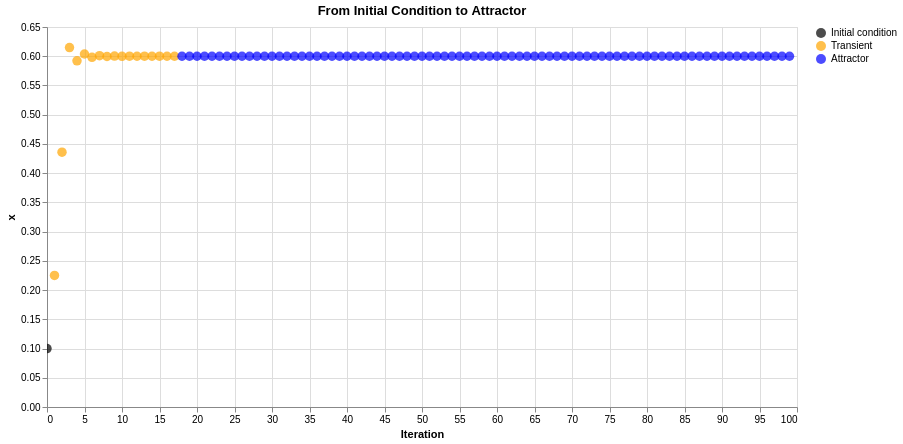

Source (notebook cell):
### Code cell
import altair as alt

chart = alt.Chart(df_plot).mark_point(
    filled=True,
    size=90
).encode(
    x=alt.X(
        't:Q',
        title='Iteration'
    ),
    y=alt.Y(
        'x_it:Q',
        title='x'
    ),
    color=alt.Color(
        'stage:N',
        title=None,
        scale=alt.Scale(
            domain=[
                'Initial condition',
                'Transient',
                'Attractor'
            ],
            range=[
                'black',
                'orange',
                'blue'
            ]
        )
    ),
    tooltip=[
        alt.Tooltip('t:Q', title='Iteration'),
        alt.Tooltip('x_it:Q', title='x', format='.6f'),
        alt.Tooltip('stage:N', title='Stage')
    ]
).properties(
    width=750,
    height=380,
    title='From Initial Condition to Attractor'
).interactive()

chart

### Figure 1 — Vega-Lite specification as saved in the notebook (floating-point values rounded to 4 significant figures)
{"config": {"view": {"continuousWidth": 300, "continuousHeight": 300}}, "data": {"name": "data-56221d27d91c170955c184c7a7d5db52"}, "mark": {"type": "point", "filled": true, "size": 90}, "encoding": {"color": {"field": "stage", "scale": {"domain": ["Initial condition", "Transient", "Attractor"], "range": ["black", "orange", "blue"]}, "title": null, "type": "nominal"}, "tooltip": [{"field": "t", "title": "Iteration", "type": "quantitative"}, {"field": "x_it", "format": ".6f", "title": "x", "type": "quantitative"}, {"field": "stage", "title": "Stage", "type": "nominal"}], "x": {"field": "t", "title": "Iteration", "type": "quantitative"}, "y": {"field": "x_it", "title": "x", "type": "quantitative"}}, "height": 380, "params": [{"name": "param_6", "select": {"type": "interval", "encodings": ["x", "y"]}, "bind": "scales"}], "title": "From Initial Condition to Attractor", "width": 750, "$schema": "https://vega.github.io/schema/vega-lite/v5.20.1.json", "datasets": {"data-56221d27d91c170955c184c7a7d5db52": [{"t": 0, "x_t": 0.0, "x_next": 0.0, "x_it": 0.1, "x_it_next": 0.225, "change": 0.125, "stage": "Initial condition"}, {"t": 1, "x_t": 0.0101, "x_next": 0.025, "x_it": 0.225, "x_it_next": 0.4359, "change": 0.2109, "stage": "Transient"}, {"t": 2, "x_t": 0.0202, "x_next": 0.04948, "x_it": 0.4359, "x_it_next": 0.6147, "change": 0.1788, "stage": "Transient"}, {"t": 3, "x_t": 0.0303, "x_next": 0.07346, "x_it": 0.6147, "x_it_next": 0.5921, "change": 0.02265, "stage": "Transient"}, {"t": 4, "x_t": 0.0404, "x_next": 0.09693, "x_it": 0.5921, "x_it_next": 0.6038, "change": 0.01171, "stage": "Transient"}, {"t": 5, "x_t": 0.05051, "x_next": 0.1199, "x_it": 0.6038, "x_it_next": 0.5981, "change": 0.005736, "stage": "Transient"}, {"t": 6, "x_t": 0.06061, "x_next": 0.1423, "x_it": 0.5981, "x_it_next": 0.601, "change": 0.002895, "stage": "Transient"}, {"t": 7, "x_t": 0.07071, "x_next": 0.1643, "x_it": 0.601, "x_it_next": 0.5995, "change": 0.00144, "stage": "Transient"}, {"t": 8, "x_t": 0.08081, "x_next": 0.1857, "x_it": 0.5995, "x_it_next": 0.6002, "change": 0.0007219, "stage": "Transient"}, {"t": 9, "x_t": 0.09091, "x_next": 0.2066, "x_it": 0.6002, "x_it_next": 0.5999, "change": 0.0003605, "stage": "Transient"}, {"t": 10, "x_t": 0.101, "x_next": 0.227, "x_it": 0.5999, "x_it_next": 0.6001, "change": 0.0001804, "stage": "Transient"}, {"t": 11, "x_t": 0.1111, "x_next": 0.2469, "x_it": 0.6001, "x_it_next": 0.6, "change": 9.015e-05, "stage": "Transient"}, {"t": 12, "x_t": 0.1212, "x_next": 0.2663, "x_it": 0.6, "x_it_next": 0.6, "change": 4.508e-05, "stage": "Transient"}, {"t": 13, "x_t": 0.1313, "x_next": 0.2852, "x_it": 0.6, "x_it_next": 0.6, "change": 2.254e-05, "stage": "Transient"}, {"t": 14, "x_t": 0.1414, "x_next": 0.3035, "x_it": 0.6, "x_it_next": 0.6, "change": 1.127e-05, "stage": "Transient"}, {"t": 15, "x_t": 0.1515, "x_next": 0.3214, "x_it": 0.6, "x_it_next": 0.6, "change": 5.635e-06, "stage": "Transient"}, {"t": 16, "x_t": 0.1616, "x_next": 0.3387, "x_it": 0.6, "x_it_next": 0.6, "change": 2.818e-06, "stage": "Transient"}, {"t": 17, "x_t": 0.1717, "x_next": 0.3556, "x_it": 0.6, "x_it_next": 0.6, "change": 1.409e-06, "stage": "Transient"}, {"t": 18, "x_t": 0.1818, "x_next": 0.3719, "x_it": 0.6, "x_it_next": 0.6, "change": 7.044e-07, "stage": "Attractor"}, {"t": 19, "x_t": 0.1919, "x_next": 0.3877, "x_it": 0.6, "x_it_next": 0.6, "change": 3.522e-07, "stage": "Attractor"}, {"t": 20, "x_t": 0.202, "x_next": 0.403, "x_it": 0.6, "x_it_next": 0.6, "change": 1.761e-07, "stage": "Attractor"}, {"t": 21, "x_t": 0.2121, "x_next": 0.4178, "x_it": 0.6, "x_it_next": 0.6, "change": 8.805e-08, "stage": "Attractor"}, {"t": 22, "x_t": 0.2222, "x_next": 0.4321, "x_it": 0.6, "x_it_next": 0.6, "change": 4.402e-08, "stage": "Attractor"}, {"t": 23, "x_t": 0.2323, "x_next": 0.4459, "x_it": 0.6, "x_it_next": 0.6, "change": 2.201e-08, "stage": "Attractor"}, {"t": 24, "x_t": 0.2424, "x_next": 0.4591, "x_it": 0.6, "x_it_next": 0.6, "change": 1.101e-08, "stage": "Attractor"}, {"t": 25, "x_t": 0.2525, "x_next": 0.4719, "x_it": 0.6, "x_it_next": 0.6, "change": 5.503e-09, "stage": "Attractor"}, {"t": 26, "x_t": 0.2626, "x_next": 0.4841, "x_it": 0.6, "x_it_next": 0.6, "change": 2.752e-09, "stage": "Attractor"}, {"t": 27, "x_t": 0.2727, "x_next": 0.4959, "x_it": 0.6, "x_it_next": 0.6, "change": 1.376e-09, "stage": "Attractor"}, {"t": 28, "x_t": 0.2828, "x_next": 0.5071, "x_it": 0.6, "x_it_next": 0.6, "change": 6.879e-10, "stage": "Attractor"}, {"t": 29, "x_t": 0.2929, "x_next": 0.5178, "x_it": 0.6, "x_it_next": 0.6, "change": 3.439e-10, "stage": "Attractor"}, {"t": 30, "x_t": 0.303, "x_next": 0.528, "x_it": 0.6, "x_it_next": 0.6, "change": 1.72e-10, "stage": "Attractor"}, {"t": 31, "x_t": 0.3131, "x_next": 0.5377, "x_it": 0.6, "x_it_next": 0.6, "change": 8.599e-11, "stage": "Attractor"}, {"t": 32, "x_t": 0.3232, "x_next": 0.5469, "x_it": 0.6, "x_it_next": 0.6, "change": 4.299e-11, "stage": "Attractor"}, {"t": 33, "x_t": 0.3333, "x_next": 0.5556, "x_it": 0.6, "x_it_next": 0.6, "change": 2.15e-11, "stage": "Attractor"}, {"t": 34, "x_t": 0.3434, "x_next": 0.5637, "x_it": 0.6, "x_it_next": 0.6, "change": 1.075e-11, "stage": "Attractor"}, {"t": 35, "x_t": 0.3535, "x_next": 0.5714, "x_it": 0.6, "x_it_next": 0.6, "change": 5.374e-12, "stage": "Attractor"}, {"t": 36, "x_t": 0.3636, "x_next": 0.5785, "x_it": 0.6, "x_it_next": 0.6, "change": 2.687e-12, "stage": "Attractor"}, {"t": 37, "x_t": 0.3737, "x_next": 0.5851, "x_it": 0.6, "x_it_next": 0.6, "change": 1.344e-12, "stage": "Attractor"}, {"t": 38, "x_t": 0.3838, "x_next": 0.5913, "x_it": 0.6, "x_it_next": 0.6, "change": 6.718e-13, "stage": "Attractor"}, {"t": 39, "x_t": 0.3939, "x_next": 0.5969, "x_it": 0.6, "x_it_next": 0.6, "change": 3.358e-13, "stage": "Attractor"}, {"t": 40, "x_t": 0.404, "x_next": 0.602, "x_it": 0.6, "x_it_next": 0.6, "change": 1.679e-13, "stage": "Attractor"}, {"t": 41, "x_t": 0.4141, "x_next": 0.6066, "x_it": 0.6, "x_it_next": 0.6, "change": 8.393e-14, "stage": "Attractor"}, {"t": 42, "x_t": 0.4242, "x_next": 0.6107, "x_it": 0.6, "x_it_next": 0.6, "change": 4.197e-14, "stage": "Attractor"}, {"t": 43, "x_t": 0.4343, "x_next": 0.6142, "x_it": 0.6, "x_it_next": 0.6, "change": 2.098e-14, "stage": "Attractor"}, {"t": 44, "x_t": 0.4444, "x_next": 0.6173, "x_it": 0.6, "x_it_next": 0.6, "change": 1.055e-14, "stage": "Attractor"}, {"t": 45, "x_t": 0.4545, "x_next": 0.6198, "x_it": 0.6, "x_it_next": 0.6, "change": 5.329e-15, "stage": "Attractor"}, {"t": 46, "x_t": 0.4646, "x_next": 0.6219, "x_it": 0.6, "x_it_next": 0.6, "change": 2.665e-15, "stage": "Attractor"}, {"t": 47, "x_t": 0.4747, "x_next": 0.6234, "x_it": 0.6, "x_it_next": 0.6, "change": 1.332e-15, "stage": "Attractor"}, {"t": 48, "x_t": 0.4848, "x_next": 0.6244, "x_it": 0.6, "x_it_next": 0.6, "change": 6.661e-16, "stage": "Attractor"}, {"t": 49, "x_t": 0.4949, "x_next": 0.6249, "x_it": 0.6, "x_it_next": 0.6, "change": 3.331e-16, "stage": "Attractor"}, {"t": 50, "x_t": 0.5051, "x_next": 0.6249, "x_it": 0.6, "x_it_next": 0.6, "change": 1.11e-16, "stage": "Attractor"}, {"t": 51, "x_t": 0.5152, "x_next": 0.6244, "x_it": 0.6, "x_it_next": 0.6, "change": 1.11e-16, "stage": "Attractor"}, {"t": 52, "x_t": 0.5253, "x_next": 0.6234, "x_it": 0.6, "x_it_next": 0.6, "change": 1.11e-16, "stage": "Attractor"}, {"t": 53, "x_t": 0.5354, "x_next": 0.6219, "x_it": 0.6, "x_it_next": 0.6, "change": 1.11e-16, "stage": "Attractor"}, {"t": 54, "x_t": 0.5455, "x_next": 0.6198, "x_it": 0.6, "x_it_next": 0.6, "change": 1.11e-16, "stage": "Attractor"}, {"t": 55, "x_t": 0.5556, "x_next": 0.6173, "x_it": 0.6, "x_it_next": 0.6, "change": 1.11e-16, "stage": "Attractor"}, {"t": 56, "x_t": 0.5657, "x_next": 0.6142, "x_it": 0.6, "x_it_next": 0.6, "change": 1.11e-16, "stage": "Attractor"}, {"t": 57, "x_t": 0.5758, "x_next": 0.6107, "x_it": 0.6, "x_it_next": 0.6, "change": 1.11e-16, "stage": "Attractor"}, {"t": 58, "x_t": 0.5859, "x_next": 0.6066, "x_it": 0.6, "x_it_next": 0.6, "change": 1.11e-16, "stage": "Attractor"}, {"t": 59, "x_t": 0.596, "x_next": 0.602, "x_it": 0.6, "x_it_next": 0.6, "change": 1.11e-16, "stage": "Attractor"}, {"t": 60, "x_t": 0.6061, "x_next": 0.5969, "x_it": 0.6, "x_it_next": 0.6, "change": 1.11e-16, "stage": "Attractor"}, {"t": 61, "x_t": 0.6162, "x_next": 0.5913, "x_it": 0.6, "x_it_next": 0.6, "change": 1.11e-16, "stage": "Attractor"}, {"t": 62, "x_t": 0.6263, "x_next": 0.5851, "x_it": 0.6, "x_it_next": 0.6, "change": 1.11e-16, "stage": "Attractor"}, {"t": 63, "x_t": 0.6364, "x_next": 0.5785, "x_it": 0.6, "x_it_next": 0.6, "change": 1.11e-16, "stage": "Attractor"}, {"t": 64, "x_t": 0.6465, "x_next": 0.5714, "x_it": 0.6, "x_it_next": 0.6, "change": 1.11e-16, "stage": "Attractor"}, {"t": 65, "x_t": 0.6566, "x_next": 0.5637, "x_it": 0.6, "x_it_next": 0.6, "change": 1.11e-16, "stage": "Attractor"}, {"t": 66, "x_t": 0.6667, "x_next": 0.5556, "x_it": 0.6, "x_it_next": 0.6, "change": 1.11e-16, "stage": "Attractor"}, {"t": 67, "x_t": 0.6768, "x_next": 0.5469, "x_it": 0.6, "x_it_next": 0.6, "change": 1.11e-16, "stage": "Attractor"}, {"t": 68, "x_t": 0.6869, "x_next": 0.5377, "x_it": 0.6, "x_it_next": 0.6, "change": 1.11e-16, "stage": "Attractor"}, {"t": 69, "x_t": 0.697, "x_next": 0.528, "x_it": 0.6, "x_it_next": 0.6, "change": 1.11e-16, "stage": "Attractor"}, {"t": 70, "x_t": 0.7071, "x_next": 0.5178, "x_it": 0.6, "x_it_next": 0.6, "change": 1.11e-16, "stage": "Attractor"}, {"t": 71, "x_t": 0.7172, "x_next": 0.5071, "x_it": 0.6, "x_it_next": 0.6, "change": 1.11e-16, "stage": "Attractor"}, {"t": 72, "x_t": 0.7273, "x_next": 0.4959, "x_it": 0.6, "x_it_next": 0.6, "change": 1.11e-16, "stage": "Attractor"}, {"t": 73, "x_t": 0.7374, "x_next": 0.4841, "x_it": 0.6, "x_it_next": 0.6, "change": 1.11e-16, "stage": "Attractor"}, {"t": 74, "x_t": 0.7475, "x_next": 0.4719, "x_it": 0.6, "x_it_next": 0.6, "change": 1.11e-16, "stage": "Attractor"}, {"t": 75, "x_t": 0.7576, "x_next": 0.4591, "x_it": 0.6, "x_it_next": 0.6, "change": 1.11e-16, "stage": "Attractor"}, {"t": 76, "x_t": 0.7677, "x_next": 0.4459, "x_it": 0.6, "x_it_next": 0.6, "change": 1.11e-16, "stage": "Attractor"}, {"t": 77, "x_t": 0.7778, "x_next": 0.4321, "x_it": 0.6, "x_it_next": 0.6, "change": 1.11e-16, "stage": "Attractor"}, {"t": 78, "x_t": 0.7879, "x_next": 0.4178, "x_it": 0.6, "x_it_next": 0.6, "change": 1.11e-16, "stage": "Attractor"}, {"t": 79, "x_t": 0.798, "x_next": 0.403, "x_it": 0.6, "x_it_next": 0.6, "change": 1.11e-16, "stage": "Attractor"}, {"t": 80, "x_t": 0.8081, "x_next": 0.3877, "x_it": 0.6, "x_it_next": 0.6, "change": 1.11e-16, "stage": "Attractor"}, {"t": 81, "x_t": 0.8182, "x_next": 0.3719, "x_it": 0.6, "x_it_next": 0.6, "change": 1.11e-16, "stage": "Attractor"}, {"t": 82, "x_t": 0.8283, "x_next": 0.3556, "x_it": 0.6, "x_it_next": 0.6, "change": 1.11e-16, "stage": "Attractor"}, {"t": 83, "x_t": 0.8384, "x_next": 0.3387, "x_it": 0.6, "x_it_next": 0.6, "change": 1.11e-16, "stage": "Attractor"}, {"t": 84, "x_t": 0.8485, "x_next": 0.3214, "x_it": 0.6, "x_it_next": 0.6, "change": 1.11e-16, "stage": "Attractor"}, {"t": 85, "x_t": 0.8586, "x_next": 0.3035, "x_it": 0.6, "x_it_next": 0.6, "change": 1.11e-16, "stage": "Attractor"}, {"t": 86, "x_t": 0.8687, "x_next": 0.2852, "x_it": 0.6, "x_it_next": 0.6, "change": 1.11e-16, "stage": "Attractor"}, {"t": 87, "x_t": 0.8788, "x_next": 0.2663, "x_it": 0.6, "x_it_next": 0.6, "change": 1.11e-16, "stage": "Attractor"}, {"t": 88, "x_t": 0.8889, "x_next": 0.2469, "x_it": 0.6, "x_it_next": 0.6, "change": 1.11e-16, "stage": "Attractor"}, {"t": 89, "x_t": 0.899, "x_next": 0.227, "x_it": 0.6, "x_it_next": 0.6, "change": 1.11e-16, "stage": "Attractor"}, {"t": 90, "x_t": 0.9091, "x_next": 0.2066, "x_it": 0.6, "x_it_next": 0.6, "change": 1.11e-16, "stage": "Attractor"}, {"t": 91, "x_t": 0.9192, "x_next": 0.1857, "x_it": 0.6, "x_it_next": 0.6, "change": 1.11e-16, "stage": "Attractor"}, {"t": 92, "x_t": 0.9293, "x_next": 0.1643, "x_it": 0.6, "x_it_next": 0.6, "change": 1.11e-16, "stage": "Attractor"}, {"t": 93, "x_t": 0.9394, "x_next": 0.1423, "x_it": 0.6, "x_it_next": 0.6, "change": 1.11e-16, "stage": "Attractor"}, {"t": 94, "x_t": 0.9495, "x_next": 0.1199, "x_it": 0.6, "x_it_next": 0.6, "change": 1.11e-16, "stage": "Attractor"}, {"t": 95, "x_t": 0.9596, "x_next": 0.09693, "x_it": 0.6, "x_it_next": 0.6, "change": 1.11e-16, "stage": "Attractor"}, {"t": 96, "x_t": 0.9697, "x_next": 0.07346, "x_it": 0.6, "x_it_next": 0.6, "change": 1.11e-16, "stage": "Attractor"}, {"t": 97, "x_t": 0.9798, "x_next": 0.04948, "x_it": 0.6, "x_it_next": 0.6, "change": 1.11e-16, "stage": "Attractor"}, {"t": 98, "x_t": 0.9899, "x_next": 0.025, "x_it": 0.6, "x_it_next": 0.6, "change": 1.11e-16, "stage": "Attractor"}, {"t": 99, "x_t": 1.0, "x_next": 0.0, "x_it": 0.6, "x_it_next": 0.6, "change": 1.11e-16, "stage": "Attractor"}]}}
